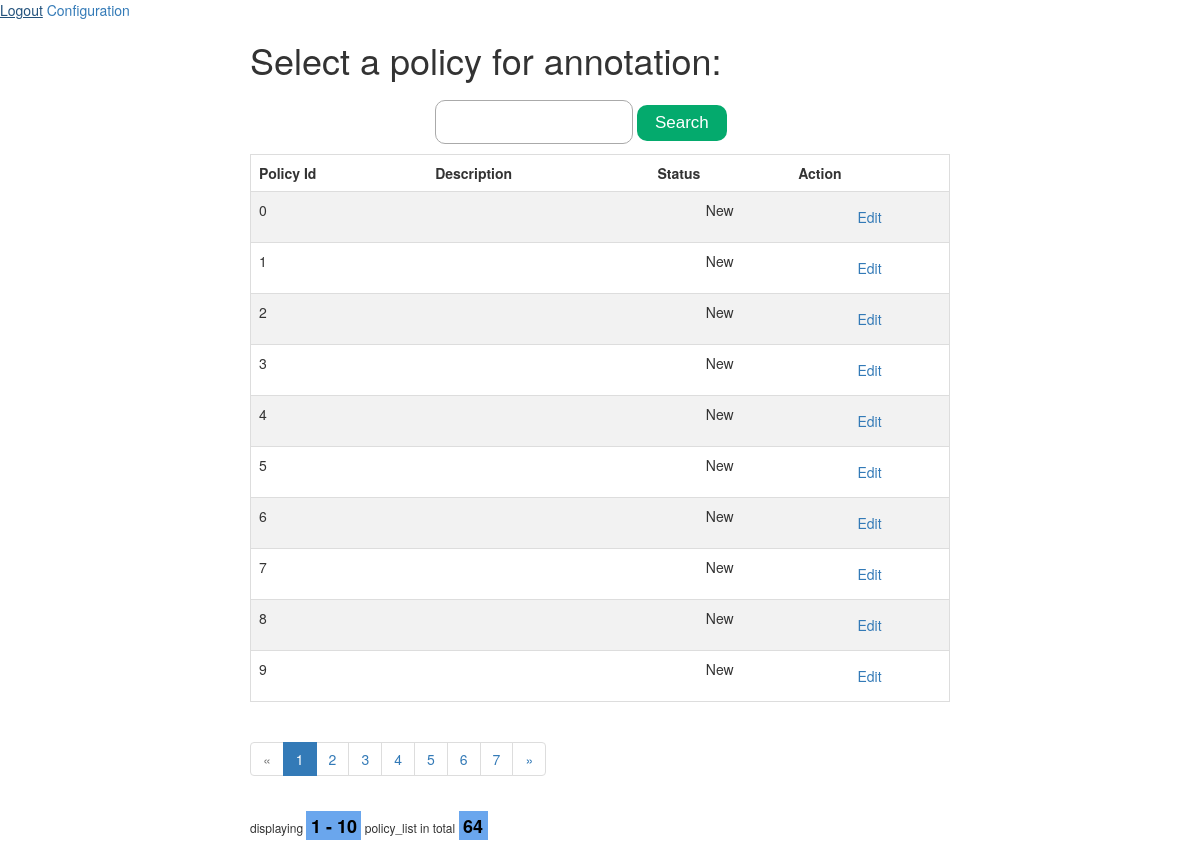
The app's page /policies/all (signed in) with its own data.
### module1/models.py (models this page shows)
class CoronaNet(db.Model):
    __tablename__ = 'corona_net'
    policy_id = db.Column(db.Integer, primary_key=True)
    entry_type = db.Column(db.Text, nullable=False)
    correct_type = db.Column(db.Text, nullable=False)
    update_type = db.Column(db.Text, nullable=False)
    update_level = db.Column(db.Text, nullable=False)
    description = db.Column(db.Text, nullable=False)
    date_announced = db.Column(db.Text, nullable=False)
    date_start = db.Column(db.Text, nullable=False)
    date_end = db.Column(db.Text, nullable=False)
    country = db.Column(db.Text, nullable=False)
    ISO_A3 = db.Column(db.Text, nullable=False)
    ISO_A2 = db.Column(db.Text, nullable=False)
    init_country_level = db.Column(db.Text, nullable=False)
    domestic_policy = db.Column(db.Text, nullable=False)
    province = db.Column(db.Text, nullable=False)
    ISO_L2 = db.Column(db.Text, nullable=False)
    city = db.Column(db.Text, nullable=False)
    type = db.Column(db.Text, nullable=False)
    type_sub_cat = db.Column(db.Text, nullable=False)
    type_text = db.Column(db.Text, nullable=False)
    institution_status = db.Column(db.Text, nullable=False)
    target_country = db.Column(db.Text, nullable=False)
    target_geog_level = db.Column(db.Text, nullable=False)
    target_region = db.Column(db.Text, nullable=False)
    target_province = db.Column(db.Text, nullable=False)
    target_city = db.Column(db.Text, nullable=False)
    target_other = db.Column(db.Text, nullable=False)
    target_who_what = db.Column(db.Text, nullable=False)
    target_direction = db.Column(db.Text, nullable=False)
    travel_mechanism = db.Column(db.Text, nullable=False)
    compliance = db.Column(db.Text, nullable=False)
    enforcer = db.Column(db.Text, nullable=False)
    dist_index_high_est = db.Column(db.Text, nullable=False)
    dist_index_med_est = db.Column(db.Text, nullable=False)
    dist_index_low_est = db.Column(db.Text, nullable=False)
    dist_index_country_rank = db.Column(db.Text, nullable=False)
    link = db.Column(db.Text, nullable=False)
    date_updated = db.Column(db.Text, nullable=False)
    recorded_date = db.Column(db.Text, nullable=False)
    original_text = db.Column(db.Text, nullable=False)
    status = db.Column(db.Integer, nullable=False)
    highlighted_text = []
    def get_status(self):
        if self.status == 1:
            return 'New'
        elif self.status == 2:
            return 'Doing'
        else:
            return 'Done'

### module1/policies.py (the view)
@bp_policies.route("/policies/all", methods=['GET', 'POST'])
@login_required
def getAllPolicies():
    page = request.args.get(get_page_parameter(), type=int, default=1)
    policies_count = CoronaNet.query.count()
    policy_list = CoronaNet.query.paginate(page=page, per_page=per_page).items
    pagination = Pagination(page=page,
                            total=policies_count,
                            search=False,
                            record_name='policy_list',
                            css_framework='bootstrap3',
                            per_page=per_page,
                            show_single_page=True)
    return render_template('policy_list.html',
                    policy_list=policy_list,
                    pagination=pagination,
                    )

### module1/templates/policy_list.html (shortened to what this page needs)
<!DOCTYPE html>
<html>
<head>
    <link rel="stylesheet" href="../../static/css/policylist.css">
    <link rel="stylesheet" href="https://maxcdn.bootstrapcdn.com/bootstrap/3.3.7/css/bootstrap.min.css">
</head>
<body>
    <a href="{{ url_for('auth.logout') }}">Logout</a>
    <a href="{{ url_for('configuration.show') }}">Configuration</a>
    <div class="policyListMain">
        <div>
            <h1>Select a policy for annotation:</h1>
            <div id="searchDiv">
                <input id="pidSearch"></input>
                <button id="btnSearch" onclick="search()">Search</button>
            </div>
            <table class="table table-hover" style="width: 700px;">
                <tbody>
                    <tr>
                        <th scope="col">Policy Id</th>
                        <th scope="col">Description</th>
                        <th scope="col">Status</th>
                        <th scope="col">Action</th>
                    </tr>
                {% for policy in policy_list %}
                    <tr>
                        <td>{{ policy.policy_id }}</td>
                        <td></td>
                        <td>{{ policy.get_status() }}</td>
                        <td>
                            <a
                                href="{{ url_for('summary.get_summary', policy_id=policy.policy_id) }}"
                                class="btn btn-outline-primary"
                                role="button"
                            >
                                Edit
                            </a>
                        </td>
                    </tr>
                {% endfor %}
                </tbody>
            </table>
            {{ pagination.links }}
            {{ pagination.info }}
        </div>
    </div>
</body>
</html>

### module1/static/css/policylist.css (style rules this page uses)
* { box-sizing: border-box; }
table { border-collapse: collapse; border-spacing: 0; width: 100%; border: 1px solid #ddd; }
th, td { text-align: left; padding: 16px; }
tr:nth-child(even) { background-color: #f2f2f2; }
th, td { text-align: center; padding: 16px; }
th:first-child, td:first-child { text-align: left; }
tr:nth-child(even) { background-color: #f2f2f2 }
.policyListMain { display: flex; justify-content: center; }
#pidSearch { border: 1px solid #aaa; font-size: 16px; padding: 10px 10px; width: 60%; background: #fff; padding-left: 15px; border-radius: 10px; outline: none !important; box-sizing: border-box; }
#searchDiv { padding-bottom: 20px; margin: auto; width: 50%; padding: 10px; }
#btnSearch { border:none; color: #FFFFFF; background-color: #4CAF50; background-color: #04AA6D!important; border-radius: 10px; font-size: 17px; font-family: 'Source Sans Pro', sans-serif; padding: 6px 18px; }
.pagination-page-info { padding: .6em; padding-left: 0; width: 40em; margin: .5em; margin-left: 0; font-size: 12px; }
.pagination-page-info b { color: black; background: #6aa6ed; padding-left: 2px; padding: .1em .25em; font-size: 150%; }

### records on screen
CoronaNet: policy_id "0", get_status "New"
CoronaNet: policy_id "1", get_status "New"
CoronaNet: policy_id "2", get_status "New"
CoronaNet: policy_id "3", get_status "New"
CoronaNet: policy_id "4", get_status "New"
CoronaNet: policy_id "5", get_status "New"
CoronaNet: policy_id "6", get_status "New"
CoronaNet: policy_id "7", get_status "New"
CoronaNet: policy_id "8", get_status "New"
CoronaNet: policy_id "9", get_status "New"

### other values on screen
{{ pagination.links }} "« 1 2 3 4 5 6 7 »"
{{ pagination.info }} "displaying 1 - 10 policy_list in total 64"
